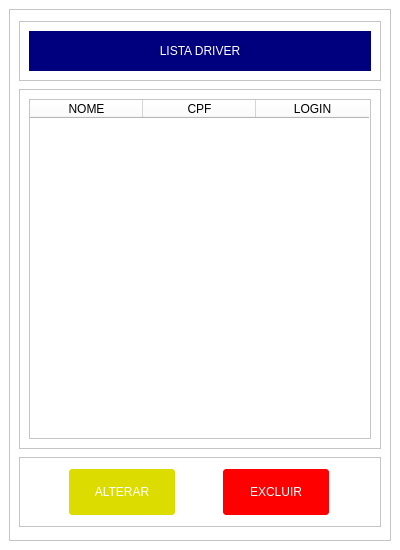
<?xml version="1.0" encoding="UTF-8"?>
<ui version="4.0">
 <class>MainWindow</class>
 <widget class="QMainWindow" name="MainWindow">
  <property name="geometry">
   <rect>
    <x>0</x>
    <y>0</y>
    <width>400</width>
    <height>550</height>
   </rect>
  </property>
  <property name="maximumSize">
   <size>
    <width>400</width>
    <height>550</height>
   </size>
  </property>
  <property name="windowTitle">
   <string>Tela Lista Driver</string>
  </property>
  <property name="styleSheet">
   <string notr="true">background-color: rgb(255, 255, 255);</string>
  </property>
  <widget class="QWidget" name="centralwidget">
   <layout class="QHBoxLayout" name="horizontalLayout">
    <item>
     <widget class="QFrame" name="frame">
      <property name="font">
       <font>
        <family>Arial</family>
        <pointsize>12</pointsize>
       </font>
      </property>
      <property name="styleSheet">
       <string notr="true"/>
      </property>
      <property name="frameShape">
       <enum>QFrame::StyledPanel</enum>
      </property>
      <property name="frameShadow">
       <enum>QFrame::Raised</enum>
      </property>
      <layout class="QVBoxLayout" name="verticalLayout">
       <item>
        <widget class="QFrame" name="frame_2">
         <property name="maximumSize">
          <size>
           <width>16777215</width>
           <height>60</height>
          </size>
         </property>
         <property name="styleSheet">
          <string notr="true"/>
         </property>
         <property name="frameShape">
          <enum>QFrame::StyledPanel</enum>
         </property>
         <property name="frameShadow">
          <enum>QFrame::Raised</enum>
         </property>
         <layout class="QVBoxLayout" name="verticalLayout_2">
          <item>
           <widget class="QLabel" name="label">
            <property name="maximumSize">
             <size>
              <width>16777215</width>
              <height>40</height>
             </size>
            </property>
            <property name="styleSheet">
             <string notr="true">background-color: rgb(0, 0, 127);
font: 75 16pt &quot;Arial&quot;;
color: rgb(255, 255, 255);</string>
            </property>
            <property name="text">
             <string>&lt;html&gt;&lt;head/&gt;&lt;body&gt;&lt;p align=&quot;center&quot;&gt;LISTA DRIVER&lt;/p&gt;&lt;/body&gt;&lt;/html&gt;</string>
            </property>
           </widget>
          </item>
         </layout>
        </widget>
       </item>
       <item>
        <widget class="QFrame" name="frame_3">
         <property name="maximumSize">
          <size>
           <width>16777215</width>
           <height>360</height>
          </size>
         </property>
         <property name="styleSheet">
          <string notr="true"/>
         </property>
         <property name="frameShape">
          <enum>QFrame::StyledPanel</enum>
         </property>
         <property name="frameShadow">
          <enum>QFrame::Raised</enum>
         </property>
         <layout class="QHBoxLayout" name="horizontalLayout_3">
          <item>
           <widget class="QTableWidget" name="tabela_listar">
            <property name="font">
             <font>
              <family>Arial</family>
              <pointsize>10</pointsize>
              <weight>9</weight>
              <italic>false</italic>
              <bold>false</bold>
             </font>
            </property>
            <property name="styleSheet">
             <string notr="true">background-color: rgba(0, 0, 0,.3);
font: 75 10pt &quot;Arial&quot;;
</string>
            </property>
            <attribute name="horizontalHeaderDefaultSectionSize">
             <number>113</number>
            </attribute>
            <column>
             <property name="text">
              <string>NOME</string>
             </property>
            </column>
            <column>
             <property name="text">
              <string>CPF</string>
             </property>
            </column>
            <column>
             <property name="text">
              <string>LOGIN</string>
             </property>
            </column>
           </widget>
          </item>
         </layout>
        </widget>
       </item>
       <item>
        <widget class="QFrame" name="frame_4">
         <property name="maximumSize">
          <size>
           <width>16777215</width>
           <height>70</height>
          </size>
         </property>
         <property name="styleSheet">
          <string notr="true"/>
         </property>
         <property name="frameShape">
          <enum>QFrame::StyledPanel</enum>
         </property>
         <property name="frameShadow">
          <enum>QFrame::Raised</enum>
         </property>
         <layout class="QHBoxLayout" name="horizontalLayout_2">
          <item>
           <widget class="QPushButton" name="bt_alterar">
            <property name="maximumSize">
             <size>
              <width>110</width>
              <height>50</height>
             </size>
            </property>
            <property name="styleSheet">
             <string notr="true">QPushButton{
background-color: rgb(220, 220, 0);
color: rgb(255, 255, 255);
font: 75 14pt &quot;Arial&quot;;
border-style: outset;
border-width: 2px;
border-radius: 5px;
border-color: white
}
QPushButton:pressed{
	background-color: rgb(255, 255, 255);
	color: rgb(230, 230, 0);
	border-color: yellow
}</string>
            </property>
            <property name="text">
             <string>ALTERAR</string>
            </property>
           </widget>
          </item>
          <item>
           <widget class="QPushButton" name="bt_excluir">
            <property name="maximumSize">
             <size>
              <width>110</width>
              <height>50</height>
             </size>
            </property>
            <property name="styleSheet">
             <string notr="true">QPushButton{
background-color: rgb(255, 0, 0);
color: rgb(255, 255, 255);
font: 75 14pt &quot;Arial&quot;;
border-style: outset;
border-width: 2px;
border-radius: 5px;
border-color: white
}
QPushButton:pressed{
	background-color: rgb(255, 255, 255);
	color: rgb(255, 0, 0);
	border-color: red
}</string>
            </property>
            <property name="text">
             <string>EXCLUIR</string>
            </property>
           </widget>
          </item>
         </layout>
        </widget>
       </item>
      </layout>
     </widget>
    </item>
   </layout>
  </widget>
 </widget>
 <resources/>
 <connections/>
</ui>
